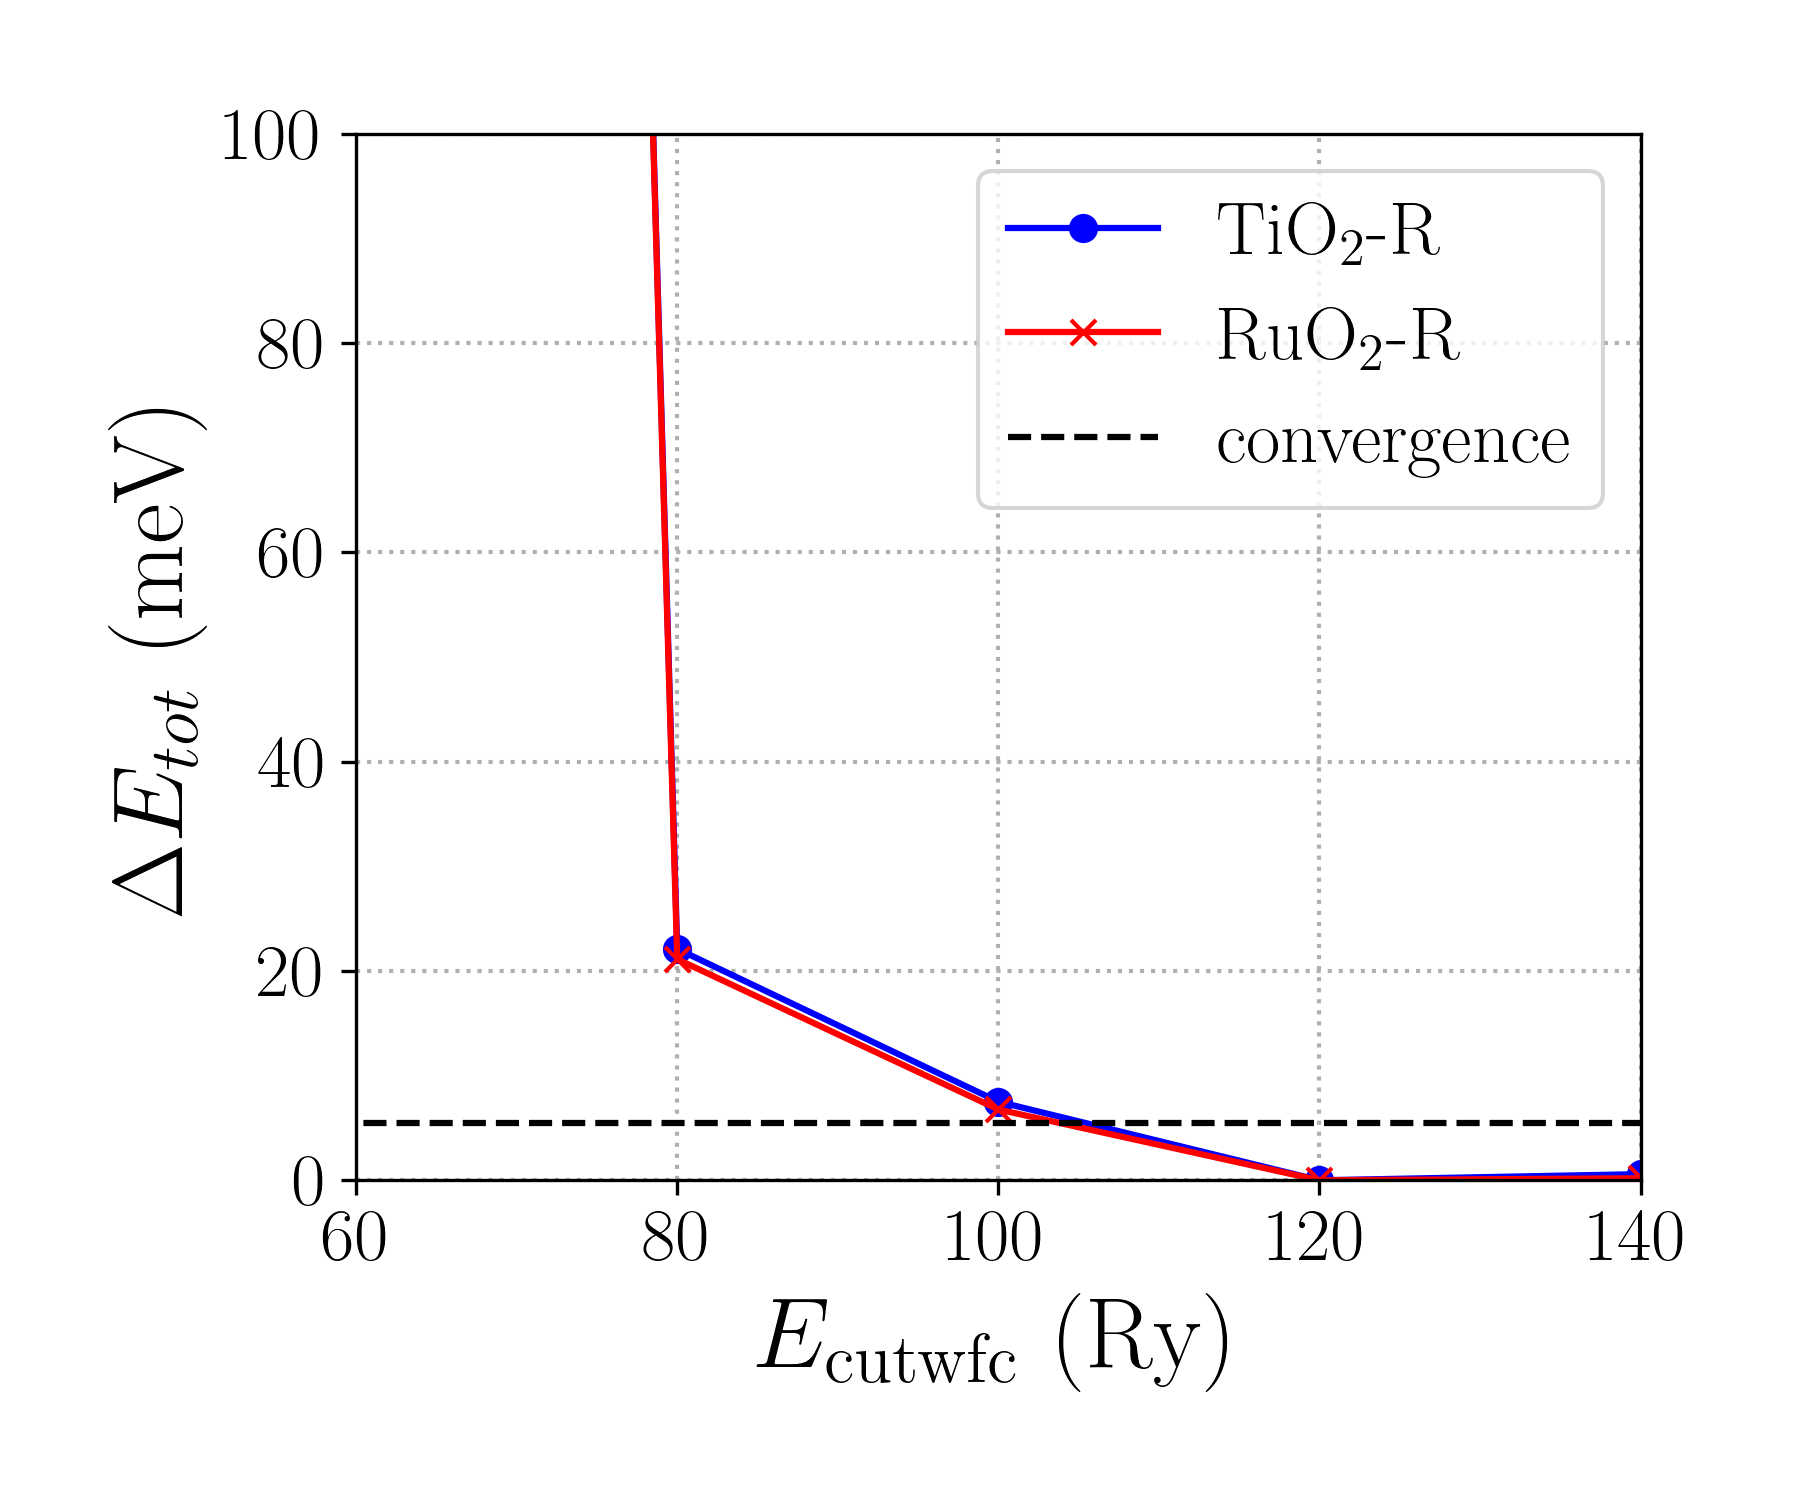

Python code for this plot:
#!/usr/bin/env python
import numpy as np
import matplotlib as mpl
import matplotlib.pyplot as plt

def krg_defaults(**kwargs):
    ## keyword defaults
    SMALL_SIZE  = kwargs.get('SMALL_SIZE',  18)
    MEDIUM_SIZE = kwargs.get('MEDIUM_SIZE', 24)
    BIGGER_SIZE = kwargs.get('BIGGER_SIZE', 30)
    ###################
    if (kwargs.get('no_tex', False)):
        plt.rcParams.update({
            "text.usetex": False,
            "mathtext.fontset": "cm",      # Computer Modern, same look as LaTeX
            # other good options: "stix", "stixsans", "dejavusans"
            })
    else:
        try:
            plt.rc('text', usetex=True)
            plt.rc('text.latex', preamble=r"\usepackage{amsmath} \usepackage{mhchem} \usepackage{bm} \usepackage{braket}")
        except:
            print("Warning: cannot find latex in the system.")
    font = {'family' : 'Computer Modern',
                       'weight' : 'bold',
                       'size'   :  MEDIUM_SIZE}
    plt.rc('font',   **font)
    plt.rc('axes',   titlesize=SMALL_SIZE)   # fontsize of the axes title
    plt.rc('axes',   labelsize=MEDIUM_SIZE)  # fontsize of the x and y labels
    plt.rc('xtick',  labelsize=SMALL_SIZE)   # fontsize of the tick labels
    plt.rc('ytick',  labelsize=SMALL_SIZE)   # fontsize of the tick labels
    plt.rc('legend', fontsize=SMALL_SIZE)    # legend fontsize
    plt.rc('figure', titlesize=BIGGER_SIZE)  # fontsize of the figure title

def set_backend(**kwargs):
    # input no_display sets to AGG mode
    if (kwargs.get('no_display', False)):
        mpl.use('Agg')

def krg_fig_setup(**kwargs):
    krg_defaults(**kwargs)
    set_backend(**kwargs)
    fig = plt.figure(figsize=kwargs.get('figsize', (6,5)))
    ax = fig.gca()
    ax.grid(linestyle=kwargs.get('linestyle', "dotted"),
            linewidth=kwargs.get('linewidth', 1))
    return fig

def krg_fig_finalize(fig,savefig=True,**kwargs):
    ax = fig.gca()
    ax.set_xlabel(kwargs.get('xlabel',r"$x$ (unit)"))
    ax.set_ylabel(kwargs.get('ylabel',r"$y$ (unit)"))
    ax.set_xlim(kwargs.get('xlim', None))
    ax.set_ylim(kwargs.get('ylim', None))
    fig.set_tight_layout(True)
    if (savefig):
        fig.savefig(fname=kwargs.get('fname', "fig.png"),
                    transparent=kwargs.get('transparent', True),
                    dpi=kwargs.get('dpi', 300))
    if (not kwargs.get('no_display', False)):
        plt.show()

def load_data(data_file):
    ry2mev= 13.6056995*1000
    dat = np.loadtxt(data_file)
    ecutwfc = dat[:,0]
    etot = dat[:,1]
    etot -= np.min(etot)
    detot_mev = etot * ry2mev
    return ecutwfc,detot_mev

def main(no_tex=False):
    fig = krg_fig_setup(no_tex=no_tex)
    ecutwfc,detot_mev = load_data(data_file='./TiO2-R-ecutwfc_etot.dat')
    plt.plot(ecutwfc,detot_mev,'bo-',label=r"\ce{TiO2}-R")
    ecutwfc,detot_mev = load_data(data_file='./RuO2-R-ecutwfc_etot.dat')
    plt.plot(ecutwfc,detot_mev,'rx-',label=r"\ce{RuO2}-R")
    thr = 0.0004*13.6056995*1000
    plt.plot([0,np.max(ecutwfc)], [thr,thr],'k--',label=r"convergence")
    plt.legend()
    krg_fig_finalize(fig=fig,xlim=[60,140],ylim=[0,100],xlabel=r"$E_{\rm cutwfc}$ (Ry)",
                     ylabel=r"$\Delta E_{tot}$ (meV)",savefig=True,fname="02-plot-ecutwfc-conv.png")

main()
